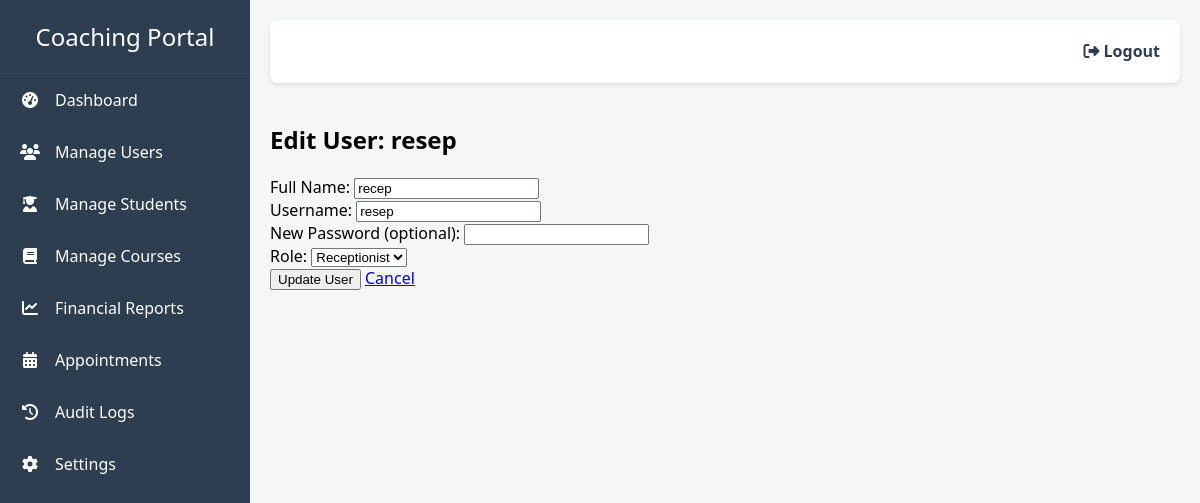
/admin_portal/edit_user/6 (signed in), run on the app's committed database.
### models.py (models this page shows, shortened)
class User(db.Model, UserMixin):
    id = db.Column(db.Integer, primary_key=True)
    username = db.Column(db.String(20), unique=True, nullable=False)
    password_hash = db.Column(db.String(60), nullable=False)
    role = db.Column(db.String(20), nullable=False)
    is_active = db.Column(db.Boolean, nullable=False, default=True)
    staff_profile = db.relationship('Staff', backref='user', uselist=False)
    receptionist_profile = db.relationship('Receptionist', backref='user', uselist=False)
    student_profile = db.relationship('Student', backref='user', uselist=False)

class Receptionist(db.Model):
    id = db.Column(db.Integer, primary_key=True)
    name = db.Column(db.String(100), nullable=False)
    user_id = db.Column(db.Integer, db.ForeignKey('user.id'), unique=True, nullable=False)

### app.py (the view, shortened to what this page needs)
@app.route('/admin_portal/edit_user/<int:user_id>', methods=['GET', 'POST'])
@login_required
def edit_user(user_id):
    if current_user.role != 'admin':
        return redirect(url_for('login'))
    user_to_edit = db.session.get(User, user_id)
    if user_to_edit is None:
        flash("User not found.", 'danger')
        return redirect(url_for('manage_users'))
    return render_template('edit_user.html', user=user_to_edit)

### app.py (called while the page is built)
@login_manager.user_loader
def load_user(user_id):
    return db.session.get(User, int(user_id))

### templates/edit_user.html (shortened to what this page needs)
{% extends "base.html" %}
{% block content %}
<div class="container">
    <h2>Edit User: {{ user.username }}</h2>
    <form method="POST">
        <div class="form-group">
            <label for="name">Full Name:</label>
            <input type="text" id="name" name="name" value="{{ user.staff_profile.name if user.staff_profile else (user.receptionist_profile.name if user.receptionist_profile else '') }}" required>
        </div>
        <div class="form-group">
            <label for="username">Username:</label>
            <input type="text" id="username" name="username" value="{{ user.username }}" required>
        </div>
        <div class="form-group">
            <label for="password">New Password (optional):</label>
            <input type="password" id="password" name="password">
        </div>
        <div class="form-group">
            <label for="role">Role:</label>
            <select id="role" name="role" required>
                <option value="receptionist" {% if user.role == 'receptionist' %}selected{% endif %}>Receptionist</option>
            </select>
        </div>
        <button type="submit">Update User</button>
        <a href="{{ url_for('manage_users') }}" class="button">Cancel</a>
    </form>
</div>
{% endblock %}

### templates/base.html (style rules this page uses)
body { font-family: 'Segoe UI', Tahoma, Geneva, Verdana, sans-serif; margin: 0; background-color: #f4f7f6; display: flex; }

### data on the page
User: username "resep", role "Receptionist"
Receptionist: name "recep"
